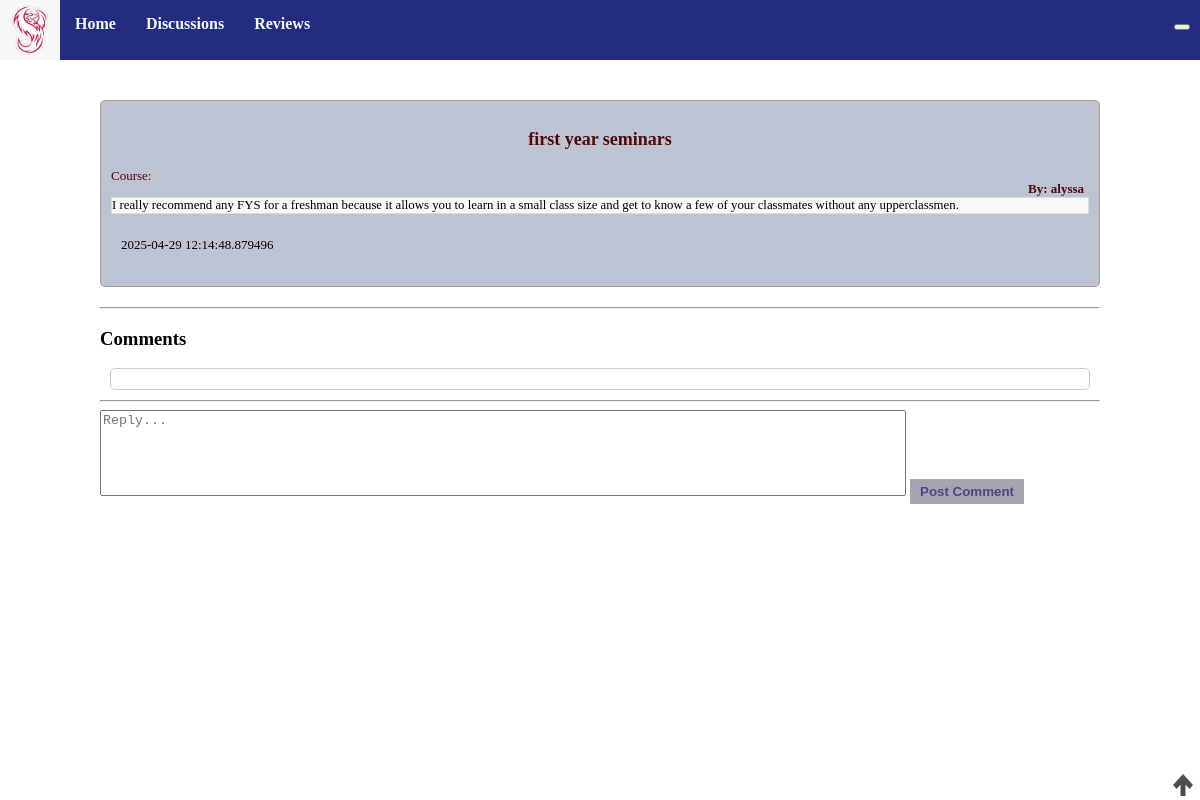
Before: /discussion/2 with the older database file.
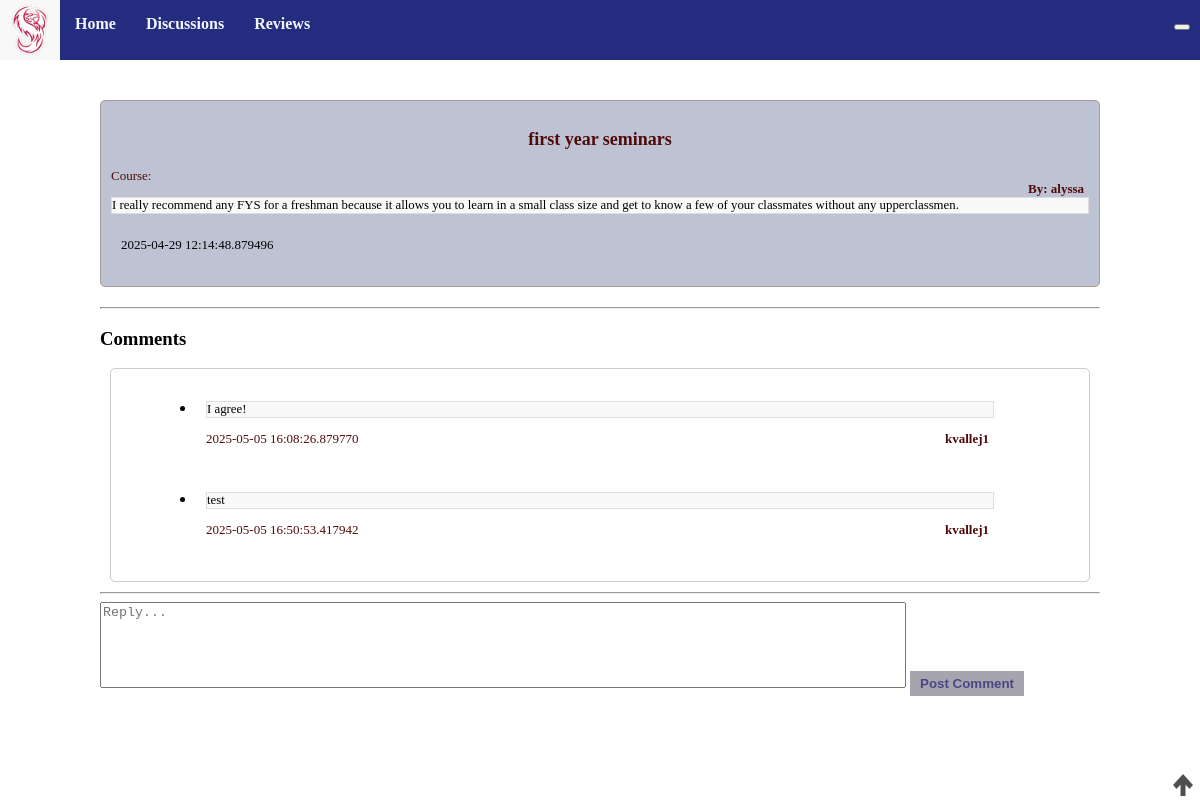
After: the same page with the newer database file.
### models.py (models this page shows, shortened)
class Discussion(db.Model):
    id = db.Column(db.Integer, primary_key=True)
    title = db.Column(db.String(255), nullable=False)
    content = db.Column(db.Text, nullable=False)
    created_at = db.Column(db.DateTime, default=db.func.current_timestamp())
    course = db.Column(db.Text)
    author = db.Column(db.Text, nullable=False)
    comments = db.relationship('Comment', backref='discussion', cascade="all, delete-orphan", lazy=True)
    up_votes = db.Column(db.Integer, default = 0)
    def __repr__(self) -> str:
        string = f"ID: {self.id}, Title: {self.title}, Content: {self.content}, Created_At: {self.created_at}, Course: {self.course}, Author: {self.author}, Upvotes: {self.up_votes}"
        return string

class Comment(db.Model):
     id = db.Column(db.Integer, primary_key=True)
     discussion_id = db.Column(db.Integer, db.ForeignKey('discussion.id'))
     review_id = db.Column(db.Integer, db.ForeignKey('review.id'))
     content = db.Column(db.Text, nullable=False)
     created_at = db.Column(db.DateTime, default=db.func.current_timestamp())
     author = db.Column(db.Text, nullable=False)

### app.py (the view)
@app.route('/discussion/<int:discussion_id>')
def dis_posts(discussion_id):
    discussion = Discussion.query.get_or_404(discussion_id) # returns a 404 error if get fails
    print(discussion)
    return render_template('dis_posts.html', discussion=discussion) # return the discussion_post object

### templates/dis_posts.html (shortened to what this page needs)
{% extends "base.html" %}
{% block head %}
{{ super() }}
{% endblock %}
{%block content %}
<div class="specificpost">
    <div class="whereithappens">
        <div id="header">
            <p id="title">{{discussion.title}}</p>
            <p id="author">By: {{discussion.author}}</p>
            <p id="course">Course: {{discussion.course}}</p>
        </div>
        <p id="content">{{discussion.content}}</p>
        <div id="information">
            <div class="upvote-count">
                <img id="{{discussion.id}}" onclick="upvote(this)" src="{{url_for('static',
                    filename='upvote.png')}}" class="upvote" /><img />
            </div>
            <p id="created_at">{{discussion.created_at}}</p>
        </div>
    </div>
    <hr>
    <h3>Comments</h3>
    <ul class="list-group">
        {% for comment in discussion.comments %}
        <li class="list-group-item">
            <p id="comcont">{{ comment.content }}</p>
            <p id="comauth">{{ comment.author }}</p>
            <p id="comcrea">{{ comment.created_at }}</p>
        </li>
        {% endfor %}
    </ul>
    <hr>
    <form action="{{ url_for('discussion_comment', discussion_id=discussion.id) }}" method="post" class="mt-3">
        <textarea id="commentbox" name="comment" class="form-control mb-2" placeholder="Reply..." required></textarea>
        <button type="submit" class="btn btn-secondary">Post Comment</button>
    </form>
    {% endblock %}

### templates/base.html (shortened to what this page needs)
<!DOCTYPE html>
<html lang="en">
{%block head%}
<head>
    <link rel="stylesheet" href="{{ url_for('static', filename='styles/base.css') }}">
</head>
{%endblock%}
<body>
    <nav class="navbar">
        <div class="nav div">
            <div class="logo">
                <img src="{{ url_for('static', filename='phoenix.jpg') }}">
            </div>
            <ul id="navigation">
                <li>
                    <a href="{{ url_for('home') }}">Home</a>
                </li>
                <li>
                    <a href="{{ url_for('discussions') }}">Discussions</a>
                </li>
                <li>
                    <a href="{{ url_for('reviews') }}">Reviews</a>
                </li>
                <li class="settings">
                    <div class="dropdown">
                        <button class="dropdownbtn">{{session.username}}</button>
                    </div>
                </li>
            </ul>
        </div>
    </nav>
    {%block content%}
    {%endblock%}
</body>
</html>

### static/styles/base.css (style rules this page uses)
body { margin: 0; padding: 0; }
p { font-size: 0.8em; }
.navbar { font-family:montserrat; font-weight: bold; background-color: rgb(162, 113, 111); position: fixed; top: 0px; width: 100%; height: 60px; }
.navbar ul { list-style-type: none; background-color: rgb(36, 44, 128); padding: 0px; margin: 0px; height: 60px; }
.navbar a { color: aliceblue; text-decoration: none; padding: 15px; display: block; text-align: center; height: 60px; }
.navbar li { float: left; }
.logo { float: left; }
.logo img { height: 60px; width: 60px; }
.navbar ul .settings { float: right; padding-right: 10px; padding-top: 15px; font-size: small; }
a { color: rgb(80, 10, 10); font-weight: bold; font-size: medium; text-decoration: none; }
.list-group { background-color: #ffffff; border: 1px solid #ccc; padding: 10px; padding-left: 75px; padding-right: 75px; margin: 10px; border-radius: 5px; }
.list-group-item { padding: 10px; margin: 10px; }
.whereithappens { padding: 10px; background-color: #bdc3d2; border: 1px solid #a89c94; margin-bottom: 20px; border-radius: 5px; font-family:montserrat; }
.specificpost { margin: 100px; }
#content { border: 1px solid #ddd; margin: auto; background-color: #f9f9f9; }
#header #title { color: rgb(80, 10, 10); font-weight: bolder; font-size: large; text-align: center; }
#header #author { color: rgb(80, 10, 10); font-weight: bold; font-size: small; margin-right: 5px; position: relative; float: right; }
#header #course { color: rgb(80, 10, 10); font-size: small; }
#information { display: grid; grid-template-columns: repeat(3, auto); padding: 5px; margin: 5px; }
#information p { font-size: small; }
#comauth { color: rgb(80, 10, 10); font-weight: bold; font-size: small; margin-right: 5px; position: relative; float: right; }
#comcont { border: 1px solid #ddd; margin: auto; background-color: #f9f9f9; }
#comcrea { color: rgb(80, 10, 10); font-size: small; }
.dropdown { position: relative; display: inline-block; }
.btn { background-color: #a6a5af; color: rgb(75, 71, 132); border: none; padding: 5px 10px; text-decoration: none; display: inline-block; font-weight: bold; }
.upvote { width: 20px; height: 22px; z-index: 50; }
.upvote-count { position: absolute; right: 7px; bottom: 0; }
#commentbox { width: 100vh; height:10vh; resize: none; }

Changed rows visible on the page:
added Comment: content "I agree!", author "kvallej1", created_at "2025-05-05 16:08:26.879770"
added Comment: content "test", author "kvallej1", created_at "2025-05-05 16:50:53.417942"
